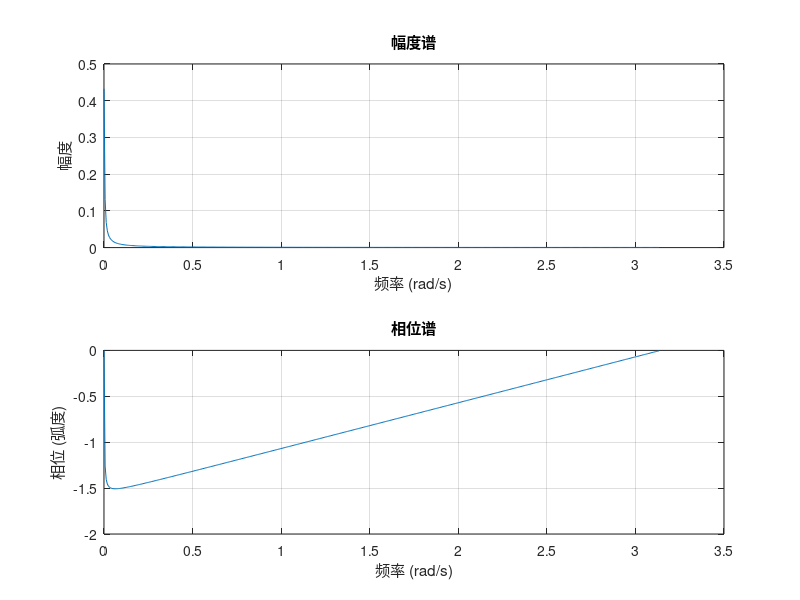

Here is the MATLAB script that generated this plot:
% 定义时间向量
Fs = 1000; % 采样频率
t = 0:1/Fs:1; % 时间向量，假设我们只观察1秒内的信号

% 定义单边指数信号
f = exp(-2*t) .* (t >= 0); % 信号定义为当t>=0时，指数衰减

% 计算傅里叶变换
F = fft(f);

% 计算频率向量
n = length(F);
w = (0:n-1)*(2*pi/n); % 角频率

% 计算幅度谱和相位谱
amplitude = abs(F/n);
phase = angle(F);

% 绘制幅度谱
figure;
subplot(2, 1, 1);
plot(w(1:n/2), amplitude(1:n/2)); % 由于对称性，只绘制一半的频率
title('幅度谱');
xlabel('频率 (rad/s)');
ylabel('幅度');
grid on;

% 绘制相位谱
subplot(2, 1, 2);
plot(w(1:n/2), phase(1:n/2));
title('相位谱');
xlabel('频率 (rad/s)');
ylabel('相位 (弧度)');
grid on;